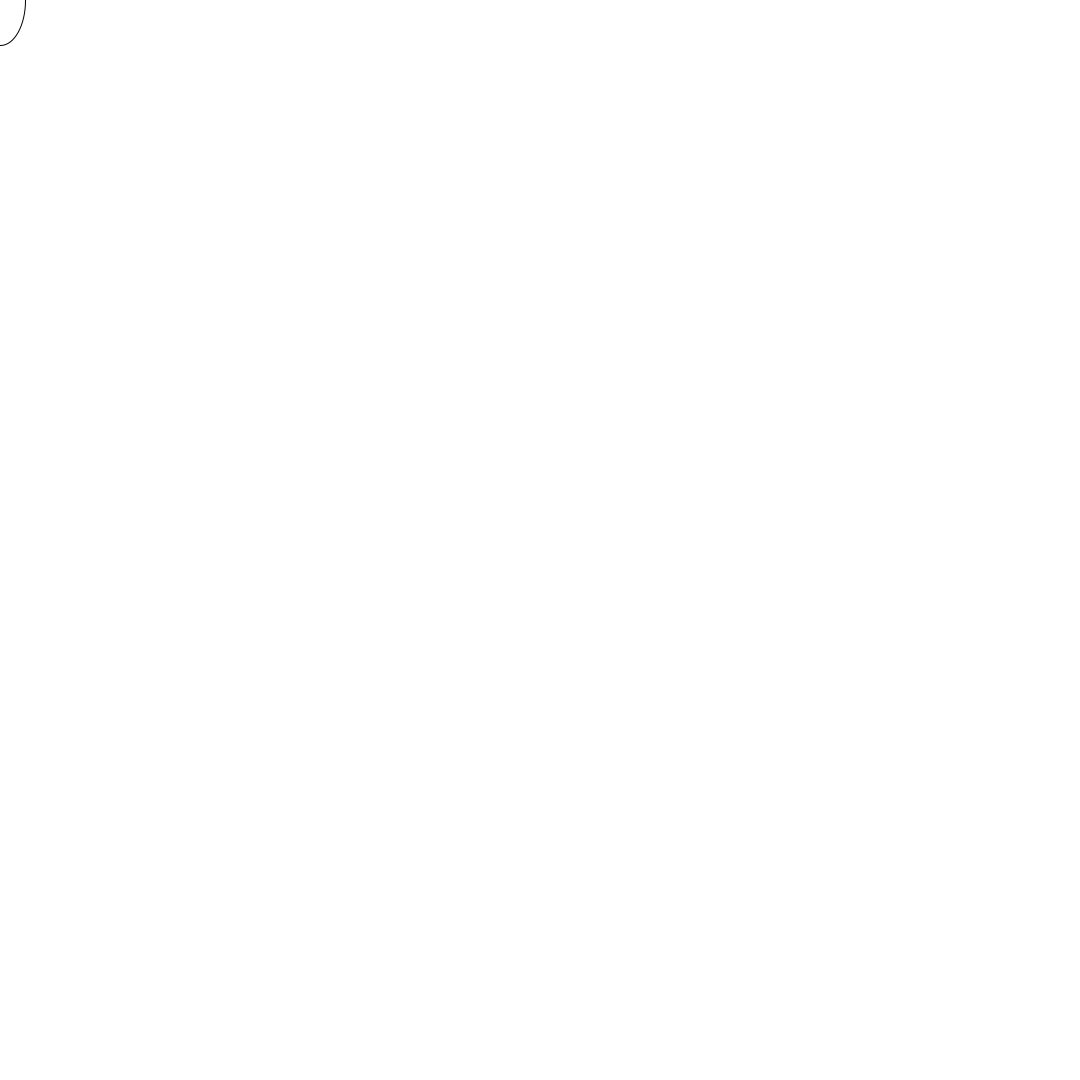
Frame 1 (no input)
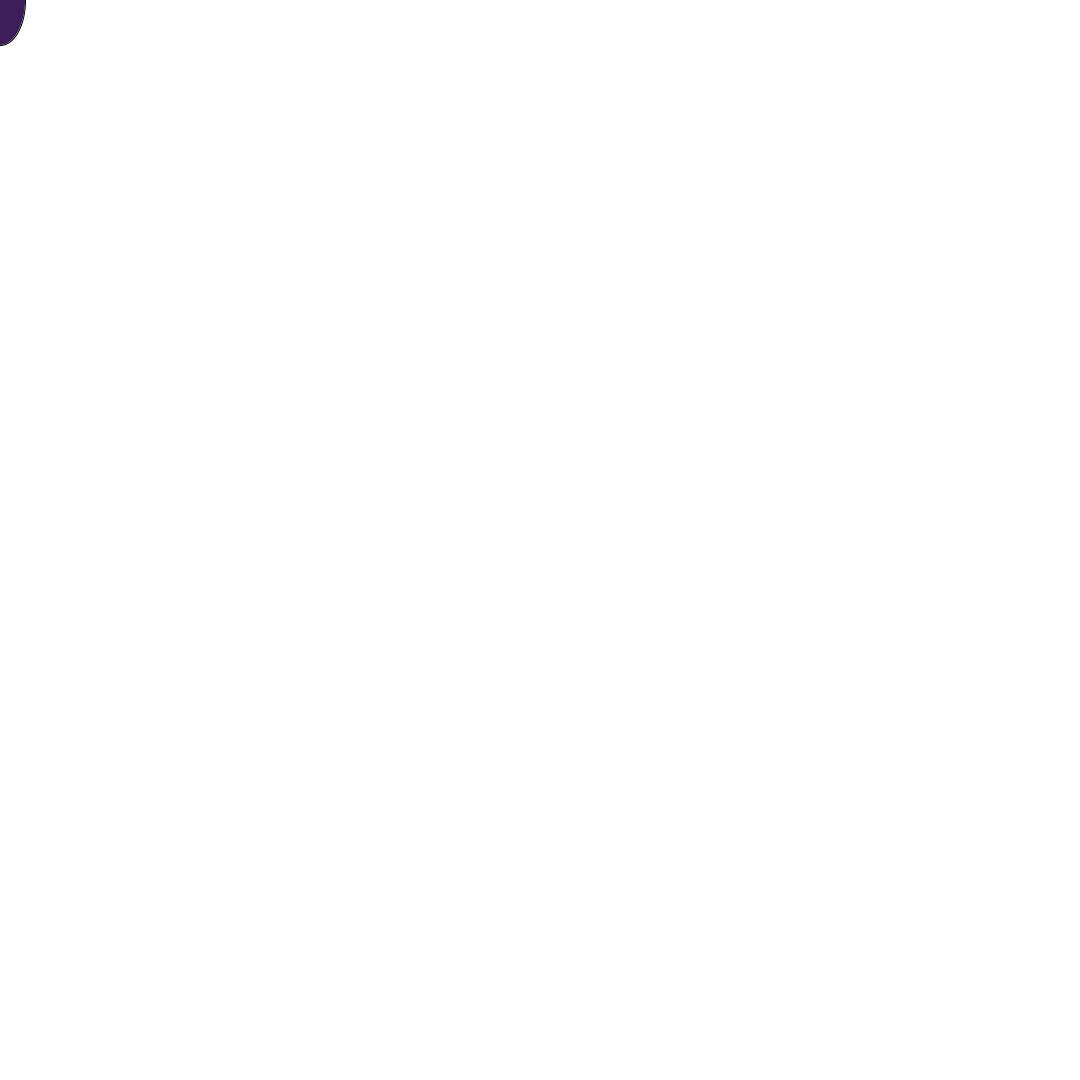
Frame 60 (the mouse pressed at the canvas centre just before this capture)
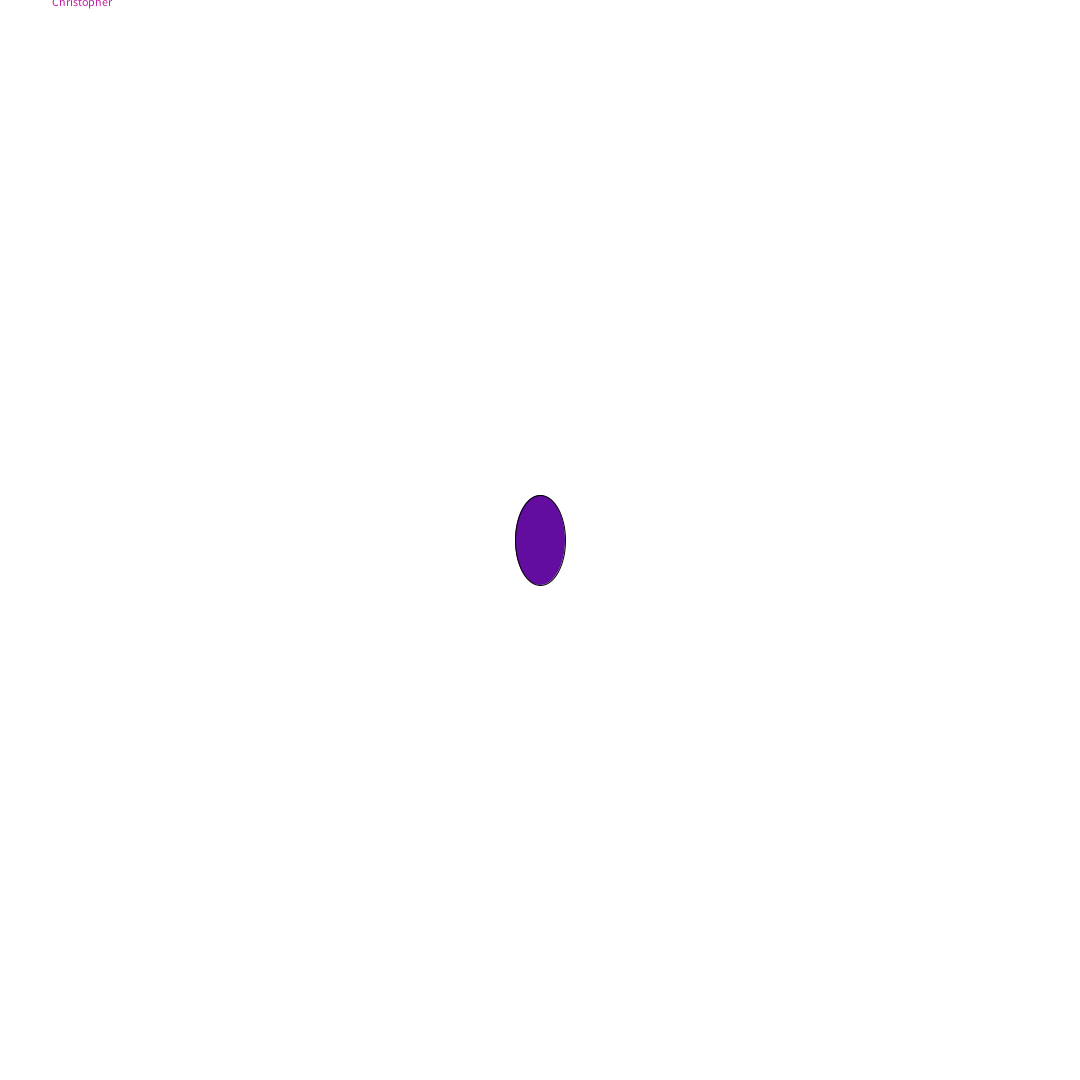
Frame 120 (the mouse held since frame 60 and released just before this capture)

The Processing sketch that drew these frames (run headless with seeded random() and noise(); from frame 60 on, the mouse is pressed at the canvas centre):

// Processing sketch: Name_Sketch
// ── Name_Sketch.pde
void setup ( ) {
  size (1080,1080);
  

}
void draw ( ) {
  background (1000, 255, 255);
    ellipse (mouseX, mouseY, 50, 90);
  fill (60, 30, 90); 
  if (mousePressed) {fill (random (255),random (255), random (255)); }
  
  if (mouseX>500)  {
  text (" Christopher", 50, 6);
}}
